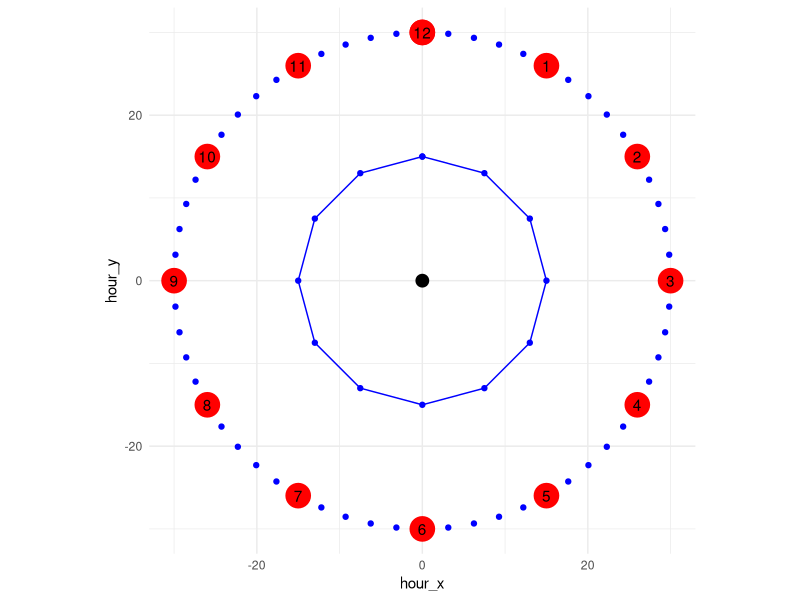
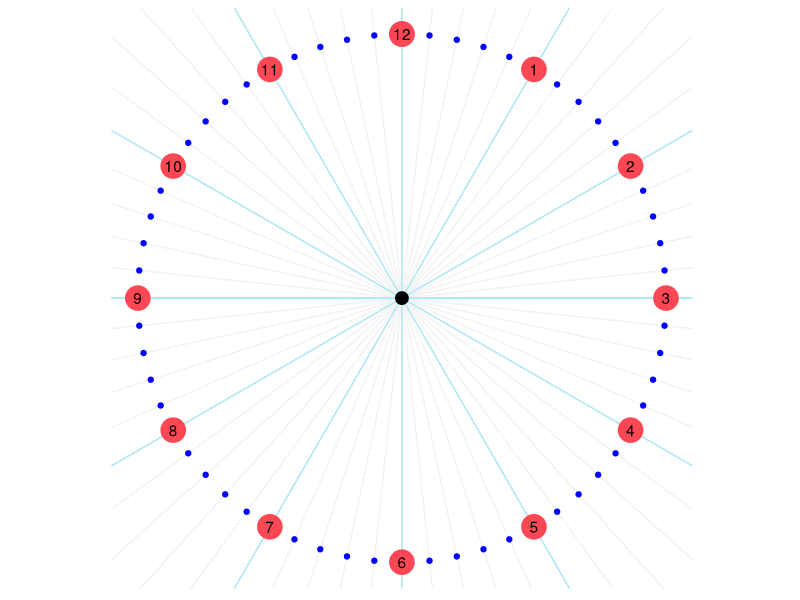
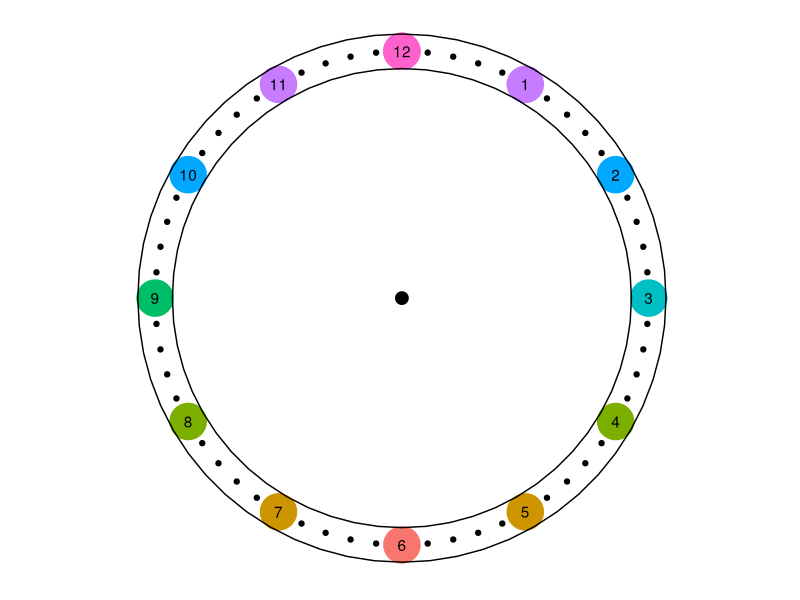
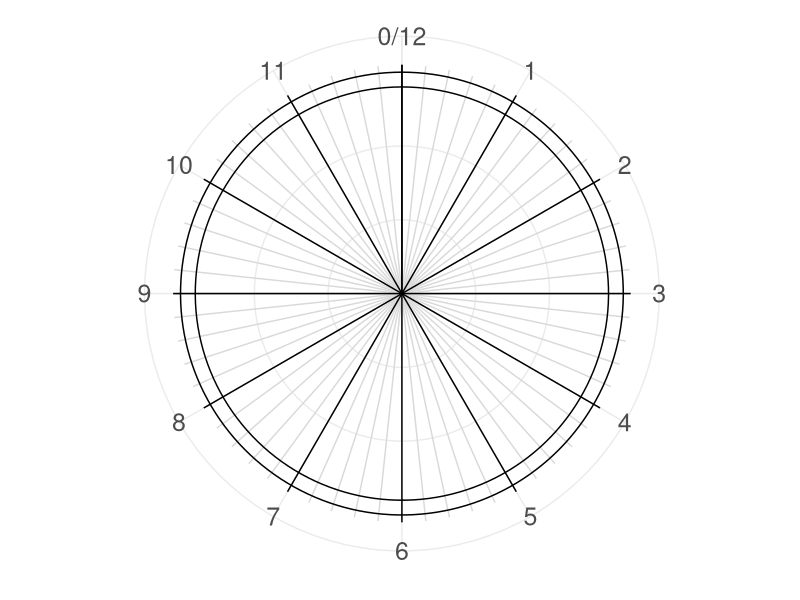
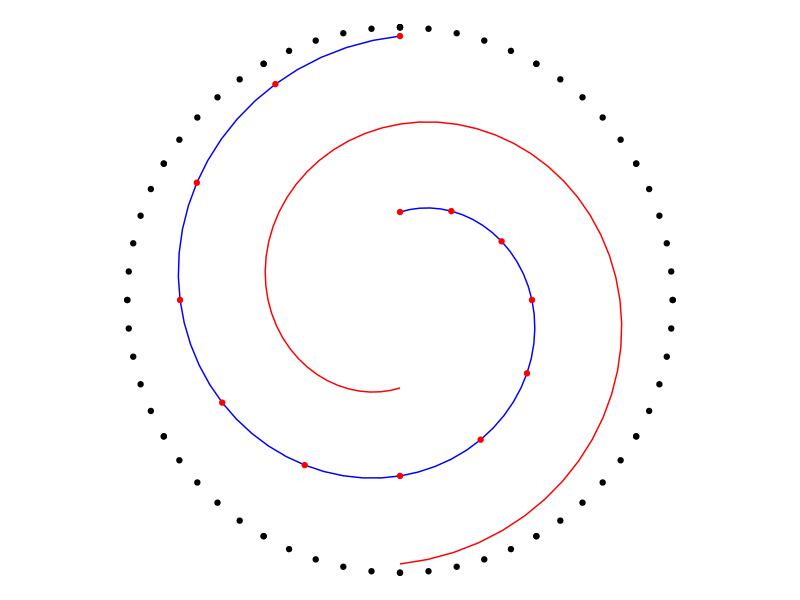

Source code (R) for these figures, in order:
## ---- chunk 1
library(tidyverse)
library(ggrepel)
theme_set(theme_minimal())
## ---- chunk 2
#这里理解有点绕弯
# 1. 从pi/2作为起点是因为正常坐标系和对应的时钟0点位置不同，要旋转pi/2
# 2.从pi/2顺时针旋转一周应该是 -2 * pi，顺时针意味着负号
# 3. length.out = 61 这里 从0到60的点一共是 
#    61个点，点与点之间有60个分化，我们计算的是点坐标，因此要获得这61一个点的坐标位置length.out = 61
# 4. 同理小时计算的是时间12个分化，计算13个点的坐标length.out = 13

theta <- seq(pi / 2, -2 * pi + pi / 2 , length.out = 61)

radius <- seq(10, 30, length.out = 60)
min_radius <- 30
hour_radius <- 30

x <- min_radius* cos(theta)
y <- min_radius * sin(theta)

hour_tick <- seq(pi / 2, -2 * pi + pi / 2, length.out = 13)

hour_x <- hour_radius * cos(hour_tick)
hour_y <- hour_radius * sin(hour_tick)

df <- tibble(x, y)
hour <- tibble(hour_x, hour_y)

center <- tibble(x=0,y=0)
## ---- chunk 3
ggplot(data=hour,aes(hour_x, hour_y)) +
  geom_point(data=df, aes(x, y),color="blue") +
  geom_path(data=hour,aes(0.5*hour_x, 0.5*hour_y),color="blue") +
  geom_point(data=hour,aes(0.5*hour_x, 0.5*hour_y),color="blue") +
  geom_point(size=8,color="red") +
 # geom_path() +
  geom_text(data=hour,aes(label = c(12,1:11,""))) +
  geom_point(data=center,aes(x,y),size=4, color="black")+
  coord_fixed()
## ---- chunk 4
#这里理解有点绕弯
# 1. 从pi/2作为起点是因为正常坐标系和对应的时钟0点位置不同，要旋转pi/2
# 2.从pi/2顺时针旋转一周应该是 -2 * pi，顺时针意味着负号
# 3. length.out = 61 这里 从0到60的点一共是 
#    61个点，点与点之间有60个分化，我们计算的是点坐标，因此要获得这61一个点的坐标位置length.out = 61
# 4. 同理小时计算的是时间12个分化，计算13个点的坐标length.out = 13

theta <- seq(pi / 2, -2 * pi + pi / 2 , length.out = 61)
radius <- seq(10, 30, length.out = 61)

theta1 <- seq(pi / 2, -2 * pi + pi / 2 , length.out = 13)
radius1 <- seq(10, 30, length.out = 13)
omega <- seq(0, pi  , length.out = 31)



min_radius <- 31
hour_radius <- 31

x <- min_radius* cos(theta)
y <- min_radius * sin(theta)

hour_tick <- seq(pi / 2, -2 * pi + pi / 2, length.out = 13)

hour_x <- hour_radius * cos(hour_tick)
hour_y <- hour_radius * sin(hour_tick)

curl_df <- tibble(x=radius* cos(theta),
                  y=radius* sin(theta))

curl_point <- tibble(x=radius1* cos(theta1),
                  y=radius1* sin(theta1))
df <- tibble(x, y)
hour <- tibble(hour_x, hour_y)

center <- tibble(x=0,y=0)
## ---- chunk 5
ggplot(data=hour,aes(hour_x, hour_y)) +
  geom_abline(intercept = 0, slope = sin(omega)/cos(omega),color="gray95")+
  geom_abline(intercept = 0, slope = c(0,tan(seq(0,pi,length.out=7))),color="#ade8f4")+
  geom_point(data=df, aes(x, y),color="blue") +
  #geom_path(data=hour,aes(0.3*hour_x, 0.3*hour_y),color="blue") +
  #geom_point(data=hour,aes(0.3*hour_x, 0.3*hour_y),color="black") +
  geom_point(size=8,color="#fc4854") +
  #geom_path(data=curl_df,aes(x,y),color="blue") +
  #geom_point(data=curl_point,aes(x,y),color="red") +
  #geom_path(data=curl_df,aes(-x,-y),color="red") +
  #geom_point(data=curl_point,aes(-x,-y),color="blue") +
  geom_text(data=hour,aes(label = c(12,1:11,""))) +
  geom_point(data=center,aes(x,y),size=4, color="black")+
  labs(x=NULL,
       y=NULL)+
  coord_fixed()+
  theme(
    axis.text.x = element_blank(),
    axis.text.y = element_blank(),
    panel.grid = element_blank()
  )
## ---- chunk 6
ggplot(data = hour, aes(hour_x, hour_y, color = factor(hour_y))) +
  geom_point(data = df, aes(x, y), color = "black") +
  geom_point(size = 12) +
  geom_text(data = hour, color = "black", aes(label = c("12", 1:11, ""))) +
  geom_point(data = center, aes(x, y), size = 4, color = "black") +
  geom_path(data = df, aes(1.07 * x, 1.07 * y), color = "black") +
  geom_path(data = df, aes(0.93 * x, 0.93 * y), color = "black") +
  labs(
    y = NULL,
    x = NULL,
  ) +
  coord_fixed() +
  theme(legend.position = "none",
        axis.text.x = element_blank(),
    axis.text.y = element_blank(),
    panel.grid = element_blank())
  
## ---- chunk 7
ggplot() +
  geom_vline(xintercept = seq(0, 60, by = 1), color = "gray85") +
  geom_vline(xintercept = seq(0, 60, by = 5)) +
  geom_hline(yintercept = c(28, 30)) +
  scale_x_continuous(breaks = seq(0, 60, by = 5), labels = c(0:12)) +
  ylim(0, 31) +
  labs(
    y = NULL,
    x = NULL,
  ) +
  coord_polar() +
  theme(
    axis.text.x = element_text(size=18),
    axis.text.y = element_blank(),
    panel.grid.minor.x = element_blank()
  )
## ---- chunk 8
ggplot()+
  geom_point(data=hour,aes(hour_x, hour_y))+
  geom_path(data=curl_df,aes(x,y),color="blue") +
  geom_point(data=curl_point,aes(x,y),color="red") +
  geom_path(data=curl_df,aes(-x,-y),color="red") +
  geom_point(data=df, aes(x, y),color="black") +
  coord_fixed()+
  theme_void()
